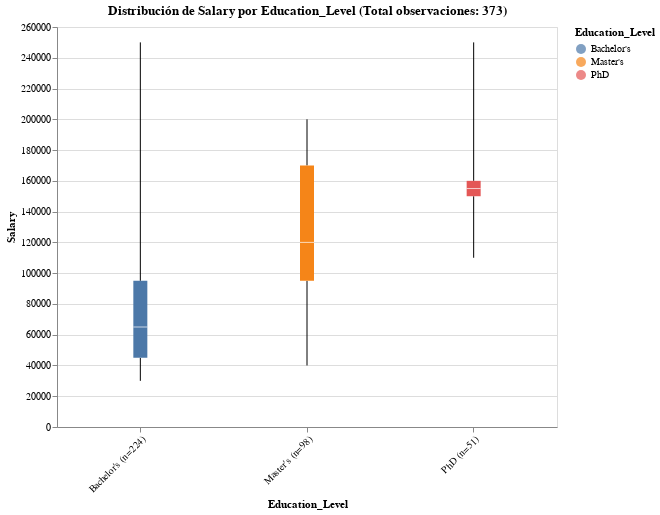

Notebook code cell kept with this figure:
### Code cell
chart,stats=f_eda.crear_boxplot_con_estadisticas(data,'Education_Level', 'Salary')
chart

### Figure 1 — Vega-Lite specification as saved in the notebook (floating-point values rounded to 4 significant figures; data arrays with more than 128 entries replaced by an {"elided": "..."} marker saying what was removed)
{"config": {"view": {"continuousWidth": 300, "continuousHeight": 300}}, "data": {"name": "data-bf79e9eceab812e44344cae8816a9c22"}, "mark": {"type": "boxplot", "extent": "min-max"}, "encoding": {"color": {"field": "Education_Level", "legend": {"title": "Education_Level"}, "type": "nominal"}, "tooltip": [{"field": "Education_Level", "title": "Categoría", "type": "nominal"}, {"field": "Salary", "format": ".0f", "title": "Valor", "type": "quantitative"}], "x": {"axis": {"labelAngle": -45}, "field": "category_label", "title": "Education_Level", "type": "nominal"}, "y": {"axis": {"format": ".0f"}, "field": "Salary", "title": "Salary", "type": "quantitative"}}, "height": 400, "title": "Distribución de Salary por Education_Level\n(Total observaciones: 373)", "width": 500, "$schema": "https://vega.github.io/schema/vega-lite/v5.20.1.json", "datasets": {"data-bf79e9eceab812e44344cae8816a9c22": {"elided": "373 records"}}}
